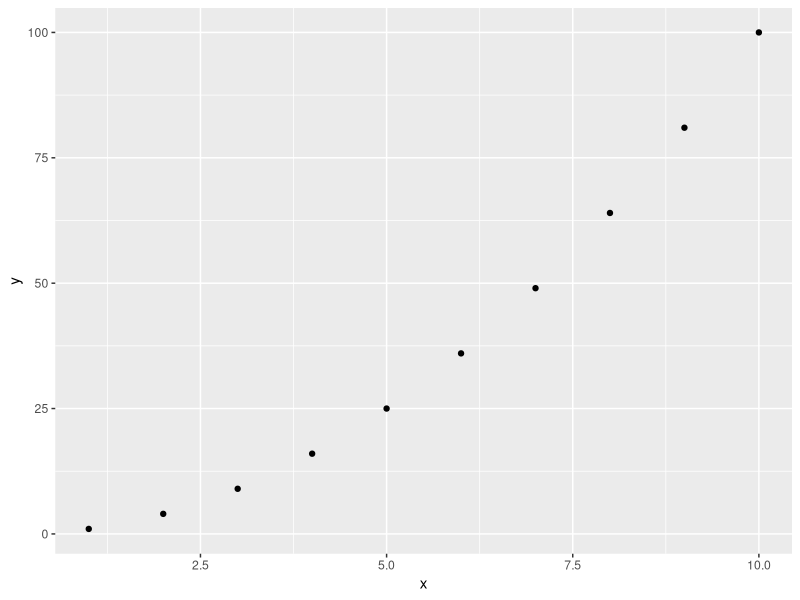

Write the R code that produced this figure.
require(tidyverse)
require(mgcv)

x <- seq(10)
y <- x^2

data <- data.frame(x=x,
                   y=y)

ggplot(data) + geom_point(aes(x,y))